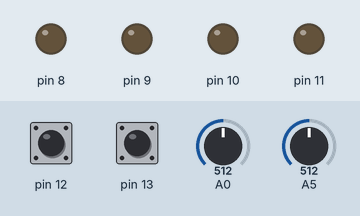
Bench run of a sketch on a simulated Arduino Uno, built with avr-gcc and run on an emulated ATmega328P. On the bench: output pins drawn as LEDs (lit = HIGH). Inputs (shaded band) come from the test bench; at power-on: pin 12 HIGH, pin 13 HIGH, A0 = 512, A5 = 512.

Above: at 2.8 s.
2.9 s: pin 12 pulled LOW for 1.2 s
At 4.1 s:
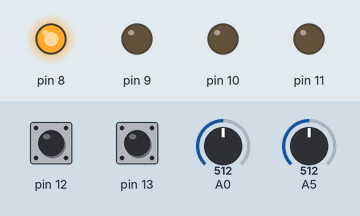
7.0 s: pin 13 pulled LOW for 1.2 s
At 8.0 s:
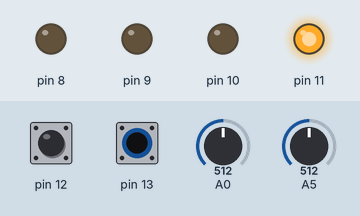
10.5 s: pin 13 pulled LOW for 3.2 s
At 15.3 s:
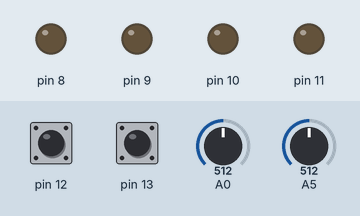
16.5 s: pin 12 pulled LOW for 3.2 s
At 18.8 s:
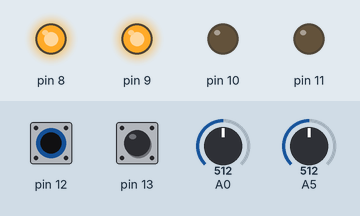
22.0 s: pin 12 driven LOW and pin 13 driven LOW
At 24.2 s:
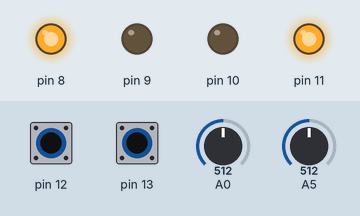
26.1 s: A0 set to 307
30.2 s: A0 set to 292
At 33.5 s:
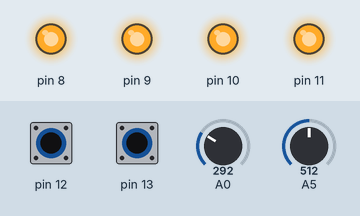
Timing chart, 0 to 35.0 s (numbered marks = the images above; inputs shaded):
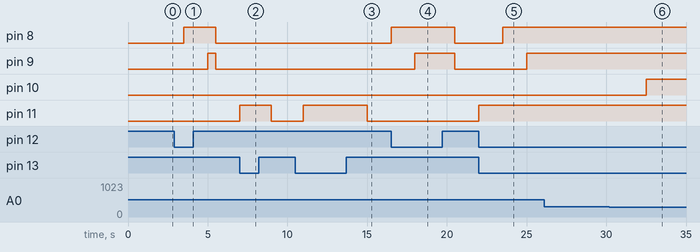

The sketch:

DataAcquisition.ino
```cpp
#include <avr/io.h>
#include "adc.h"  //all the libraries that are made are imported to be able to use them
#include "uarts.h"
#include "dio.h"

#define switch 5 //we defined the pin number of each component to be the refrence if any change is required regarding the hardware
#define switch2 4
#define led1 3
#define led2 2
#define led3 0
#define led4 1
#define LDR 0
#define temp 5

void init();       //function prototype for init function

int main(void){    // main function is started
    init();
    while(1)      //main loop is initialized
    {
      unsigned char c =Dio_GetPinState('B',switch);     //checking if the first switch is on or off
      if(!c)       //if the fisrt switch is on
      {
          Uart_SendString("Light system is on \n");       //Uart_SendString function will be used to display "Light system is on" on the serial moniter
          Dio_SetPinState('B',led1,'H');          //led 1 will turn on via setting its corresponding pin high
          _delay_ms(500);

          short LDR_reading=Adc_ReadChannel(LDR);       //ADC_READ function is used to read the LDR sensor-data and store them in a variable called "reading"
          char LDR_readingStr[4];               //an empty array of 4 characters called "readingStr" is created to store the sensor reading in it. Note that the maximum number of characters displaying the sensor reading will not exceed 4.
          sprintf(LDR_readingStr, "%d", LDR_reading);       //sprintf function is used to store the sensor readings in the "readingStr" arrray to be able to use Uart_SendString function

          Uart_SendString("reading is equal:\n");
          _delay_ms(500);
          Uart_SendString(LDR_readingStr);
          Uart_SendString("\n"); //each reading is printed on a new line
          _delay_ms(500);
          //Uart_SendString function is used again to display sensor readings on the serial moniter


        if (LDR_reading<300) //if the light intensity is low depending on the sensor readings (<300)
        {
          Uart_SendString("Light intensity is low - LED will turn on \n");      //"light intensity is low" message will be displayed using Uart_SendString function
          Dio_SetPinState('B',led2,'H');       //led 2 will turn on by setting its corresponding pin high
        }

        else{      //if light intensity is high (greater than 300)
          Uart_SendString("Light intensity is high - LED will turn off \n");     //"light intensity is high" message will be displayed using Uart_SendString function
          Dio_SetPinState('B',led2,'L');}         //led 2 will turn off by setting its corresponding pin low


      }
       else{ //if first switch is off
          Uart_SendString("Light system is off \n");  //Uart_SendString function will be used to display "light system is off" on the serial moniter
          Dio_SetPinState('B',led2,'L');        //led 2 will turn off by setting its corresponding pin low
          Dio_SetPinState('B',led1,'L');        //led 1 will turn off by setting its corresponding pin low
          _delay_ms(500);
       }
       Uart_SendString("----------------------------------------------------------- \n"); //a dotted line is displayed to seperate between first system and second system
       unsigned char b =Dio_GetPinState('B',switch2); //checking if the second switch is on or off
      if(!b) //if the second switch is on
      {
        Uart_SendString("Temperature system is on \n");    //Uart_SendString function will be used to display "Temperature system is on" on the serial moniter
        Dio_SetPinState('B',led3,'H');        //led 3 will turn on via setting its corresponding pin high
        _delay_ms(500);
        short temp_reading=Adc_ReadChannel(temp);      //ADC_READ function is used to read the temperature sensor-data and store them in a variable called "temp_reading"
        char temp_readingStr[4];                        //an empty array of 4 characters called "temp_readingStr" is created to store the sensor reading in it
        sprintf(temp_readingStr,"%d", temp_reading);      //sprintf function is used to store the sensor readings in the "temp_reading2tr" arrray to be able to use Uart_SendString function
        Uart_SendString("reading is equal:\n");
        _delay_ms(500);
        Uart_SendString(temp_readingStr);
        Uart_SendString(" \n"); //each reading is printed on a new line
        _delay_ms(500);

        if (temp_reading>62) //if the temperature is high depending on the sensor readings
        {
          Uart_SendString("Temperature is high - AC will turn on \n");      //"Temperature is high" message will be displayed using Uart_SendString function
          Dio_SetPinState('B',led4,'H');       //led 4 will turn on by setting its corresponding pin high
        }

        else{      //if temperature is normal
          Uart_SendString("Temperature is normal - AC will turn off \n");     //"Temperature is normal" message will be displayed using Uart_SendString function
          Dio_SetPinState('B',led4,'L');}         //led 4 will turn off by setting its corresponding pin low
      }

        else{
          Uart_SendString("Temperature system is off \n");     //Uart_SendString function will be used to display "Temperature system is off" on the serial moniter
          Dio_SetPinState('B',led3,'L');         //led 3 will turn off by setting its corresponding pin low
           Dio_SetPinState('B',led4,'L');         //led 4 will turn off by setting its corresponding pin low
          _delay_ms(500);}
          Uart_SendString("----------------------------------------------------------- \n");


    }

    return 0;
}


 void init(){
  Adc_Init();
  uart_init (9600);
  Dio_init();
}
```

adc.h
```cpp
void Adc_Init(void);

unsigned short Adc_ReadChannel(unsigned char channel);
```

adc.ino
```cpp
#include "Adc.h"

void Adc_Init(void)
{
    // AREF = AVcc
    ADMUX = (1<<REFS0);

    ADCSRA |= (1<<ADPS2)|(1<<ADPS1)|(1<<ADPS0); // set prescalar of 128 division factor  16000000/128 = 125000
    ADCSRA |= (1<<ADEN);  //enable ADC system
}

unsigned short Adc_ReadChannel(unsigned char ch)
{

  Adc_Init();

  ch &= 0b00000111;  // AND operation with 7
  ADMUX = (ADMUX & 0xF8)|ch; // clears the bottom 3 bits before ORing


  ADCSRA |= (1<<ADSC); //setting ADSC to 1 wlll start the conversion from analog to digital

  while(ADCSRA & (1<<ADSC)); //checks that the whole conversion is done

  unsigned short a = ADC; //when the coversion is done reading is stored in a variable called a

  ADCSRA &= !(1<<ADEN); //disable the ADC system after finishing

  return a; //value of a is returned

}
```

uarts.h
```cpp
// Function prototypes defined in header file for UART library
// .h files should be included in main app in order to use the library

void uart_SetBaudRate(int baud);
void uart_init (int baud);
void uart_transmit (unsigned char data);
unsigned char uart_recieve (void);
int uart_recieve_ready (void);
void Uart_SendString(unsigned char DataString[]);
```

uarts.ino
```cpp
#include <avr/io.h>

void uart_SetBaudRate(int baud) //This function set baud rate
{
  int ubrr = ((F_CPU)/(baud*16UL)-1);
  UBRR0H = (ubrr>>8);                      // shift the register right by 8 bits
  UBRR0L = ubrr;                           // set baud rate bits [7 : 0]
}

void uart_init (int baud)
{
  uart_SetBaudRate(baud);
  UCSR0B|= (1<<TXEN0)|(1<<RXEN0);        // enable receiver and transmitter
  UCSR0C|= (1<<UCSZ00)|(1<<UCSZ01);      // 8bit data format
}

// function to send data
void uart_transmit (unsigned char data)
{
  int udr_empty;
  do
  {
    udr_empty = (UCSR0A & (1<<UDRE0)) != 0;
  }while(!udr_empty);                            // wait while register is free

  UDR0 = data;                                  // load data in the register
}

// function to receive data
unsigned char uart_recieve (void)
{
  while(!uart_recieve_ready ());                   // wait while data is being received
  return UDR0;                                   // return 8-bit data
}

void Uart_SendString(const char DataString[]){
    int i;
    for (i=0; DataString[i]; i++)
    {
        uart_transmit(DataString[i]);
    }
}

int uart_recieve_ready (void)
{
  int flag = ((UCSR0A) & (1<<RXC0)) != 0;     // check if data is receiving is complete
  return flag;
}
```

dio.h
```cpp
void Dio_init();
void Dio_SetPinDirection(unsigned char Port, unsigned char Pin, unsigned char Direction);
void Dio_SetPinState(unsigned char Port,unsigned char Pin, unsigned char State);
unsigned char Dio_GetPinState(unsigned char Port,unsigned char Pin);
```

dio.ino
```cpp
#include <avr/io.h>

#define switch 5 //we defined the pin number of each component to be the refrence if any change is required regarding the hardware
#define switch2 4
#define led1 3
#define led2 2
#define led3 0
#define led4 1
#define LDR 0
#define temp 5

void Dio_SetPinDirection(unsigned char Port,unsigned char Pin, unsigned char Direction){        //This function is used to set pin direction (Input or Output)
if (Direction=='I'){    // if the user's chosen direction is input
  if (Port=='B'){DDRB=DDRB&~(1<<Pin);}
  else if (Port=='D'){DDRD=DDRD&~(1<<Pin);}
  else if (Port=='C'){DDRC=DDRC&~(1<<Pin);}  // according to the user input, the chosen pin in the chosen port (B D C) will be set to 0 in the DDR(data direction registor) by clearing method(&~(1<<pin))
}
else if (Direction=='O'){   //if chosen direction is output
  if (Port=='B'){DDRB=DDRB|(1<<Pin);}
  else if (Port=='D'){DDRD=DDRD|(1<<Pin);}
  else if (Port=='C'){DDRC=DDRC|(1<<Pin);} // according to the user input, the chosen pin in the chosen port (B D C) will be set to 1 in the DDR(data direction registor) by setting method (|(1<<pin))
}
}


void Dio_SetPinState(unsigned char Port,unsigned char Pin, unsigned char State){       //This function is used to set pin state (High or Low)
if (State=='L'){
  if (Port=='B'){PORTB=PORTB&~(1<<Pin);}
  else if (Port=='D'){PORTD=PORTD&~(1<<Pin);}
  else if (Port=='C'){PORTC=PORTC&~(1<<Pin);} // according to the user input, the chosen pin in the chosen port (B D C) will be set to 0 in the PORT by clearing method(&~(1<<pin))
}

else if (State=='H'){
  if (Port=='B'){PORTB=PORTB|(1<<Pin);}   // according to the user input, the chosen pin in the chosen port (B D C) will be set to 1 in the PORT by setting method(|(1<<pin))
  else if (Port=='D'){PORTD=PORTD|(1<<Pin);}
  else if (Port=='C'){PORTC=PORTC|(1<<Pin);}
}
}


unsigned char Dio_GetPinState(unsigned char Port,unsigned char Pin){   //check the value of the pin (1 or 0) and store the answer in variable c
  unsigned char c;
  if (Port=='B'){c = (PINB & (1<<Pin)) !=  0;}
  else if (Port=='D'){c = (PIND & (1<<Pin)) !=  0;}
  else if (Port=='C'){c = (PINC & (1<<Pin)) !=  0;}
  return c;

}


void Dio_init(){  //using the above functions to initialize the pins direction here instead of the main code
  Dio_SetPinDirection('B', led2,'O');
  Dio_SetPinDirection('B', led1,'O');
  Dio_SetPinDirection('B', switch,'I');
  Dio_SetPinDirection('C', LDR,'I');
  Dio_SetPinState('B',switch,'H'); //used to turn on internal resistance in the switch pin
  Dio_SetPinDirection('B', switch2,'I');
  Dio_SetPinState('B',switch2,'H');
  Dio_SetPinDirection('B', led3,'O');
  Dio_SetPinDirection('B', led4,'O');
  Dio_SetPinDirection('C',temp,'I');
}
```

Measured:
- the behaviour switches between 300 and 299 on A0 (found by bisection; images 5 and 6)
- after the input at 2.9 s, pin 8: LOW → HIGH after 0.60 s, → LOW 2.0 s later; pin 9: LOW → HIGH after 2.1 s, → LOW 0.50 s later
- after the input at 7.0 s, pin 11: LOW → HIGH at once, → LOW 2.0 s later
- after the input at 10.5 s, pin 11: LOW → HIGH after 0.50 s, → LOW 4.0 s later
- after the input at 16.5 s, pin 8: LOW → HIGH at once, → LOW 4.0 s later; pin 9: LOW → HIGH after 1.5 s, → LOW 2.5 s later
- after the input at 22.0 s, pin 8: LOW → HIGH after 1.5 s; pin 9: LOW → HIGH after 3.0 s; pin 11: LOW → HIGH at once
- after the input at 26.1 s, every drawn part: stays the same
- after the input at 30.2 s, pin 10: LOW → HIGH after 2.3 s
